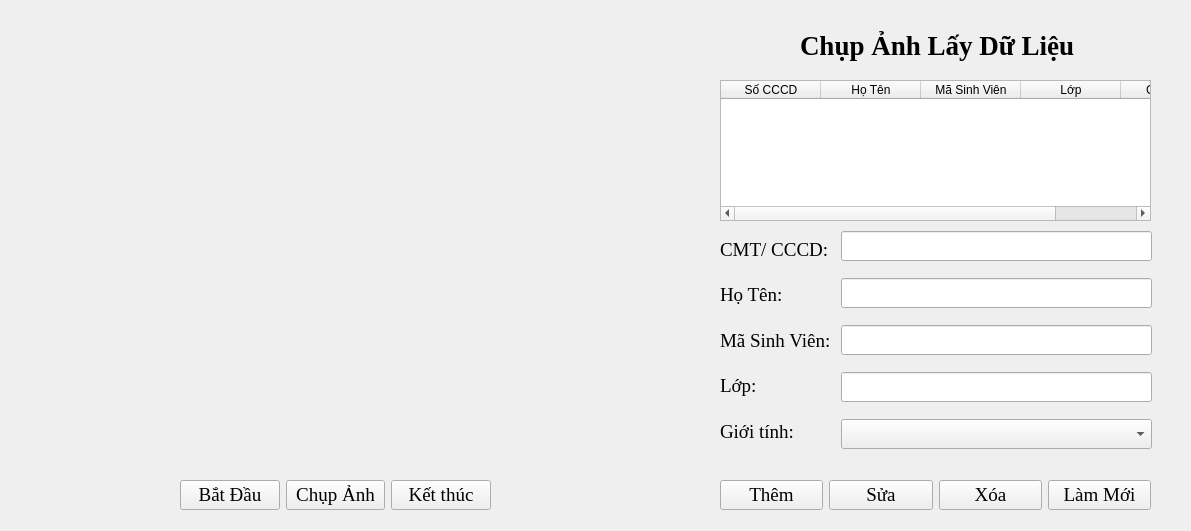
<?xml version="1.0" encoding="UTF-8"?>
<ui version="4.0">
 <class>frameGetImage</class>
 <widget class="QFrame" name="frameGetImage">
  <property name="geometry">
   <rect>
    <x>0</x>
    <y>0</y>
    <width>1191</width>
    <height>531</height>
   </rect>
  </property>
  <property name="windowTitle">
   <string>Frame</string>
  </property>
  <widget class="QWidget" name="verticalLayoutWidget">
   <property name="geometry">
    <rect>
     <x>720</x>
     <y>230</y>
     <width>121</width>
     <height>221</height>
    </rect>
   </property>
   <layout class="QVBoxLayout" name="verticalLayout">
    <item>
     <widget class="QLabel" name="label">
      <property name="font">
       <font>
        <family>Times New Roman</family>
        <pointsize>14</pointsize>
       </font>
      </property>
      <property name="text">
       <string>CMT/ CCCD:</string>
      </property>
     </widget>
    </item>
    <item>
     <widget class="QLabel" name="label_2">
      <property name="font">
       <font>
        <family>Times New Roman</family>
        <pointsize>14</pointsize>
       </font>
      </property>
      <property name="text">
       <string>Họ Tên:</string>
      </property>
     </widget>
    </item>
    <item>
     <widget class="QLabel" name="label_3">
      <property name="font">
       <font>
        <family>Times New Roman</family>
        <pointsize>14</pointsize>
       </font>
      </property>
      <property name="text">
       <string>Mã Sinh Viên:</string>
      </property>
     </widget>
    </item>
    <item>
     <widget class="QLabel" name="label_4">
      <property name="font">
       <font>
        <family>Times New Roman</family>
        <pointsize>14</pointsize>
       </font>
      </property>
      <property name="text">
       <string>Lớp:</string>
      </property>
     </widget>
    </item>
    <item>
     <widget class="QLabel" name="label_6">
      <property name="font">
       <font>
        <family>Times New Roman</family>
        <pointsize>14</pointsize>
       </font>
      </property>
      <property name="text">
       <string>Giới tính:</string>
      </property>
     </widget>
    </item>
   </layout>
  </widget>
  <widget class="QWidget" name="verticalLayoutWidget_2">
   <property name="geometry">
    <rect>
     <x>841</x>
     <y>220</y>
     <width>311</width>
     <height>241</height>
    </rect>
   </property>
   <layout class="QVBoxLayout" name="verticalLayout_2">
    <item>
     <widget class="QLineEdit" name="txtID">
      <property name="font">
       <font>
        <family>Times New Roman</family>
        <pointsize>14</pointsize>
       </font>
      </property>
     </widget>
    </item>
    <item>
     <widget class="QLineEdit" name="txtFullName">
      <property name="font">
       <font>
        <family>Times New Roman</family>
        <pointsize>14</pointsize>
       </font>
      </property>
     </widget>
    </item>
    <item>
     <widget class="QLineEdit" name="txtStudentID">
      <property name="font">
       <font>
        <family>Times New Roman</family>
        <pointsize>14</pointsize>
       </font>
      </property>
     </widget>
    </item>
    <item>
     <widget class="QLineEdit" name="txtClassR">
      <property name="font">
       <font>
        <family>Times New Roman</family>
        <pointsize>14</pointsize>
       </font>
      </property>
     </widget>
    </item>
    <item>
     <widget class="QComboBox" name="comboGender">
      <property name="font">
       <font>
        <family>Times New Roman</family>
        <pointsize>14</pointsize>
       </font>
      </property>
     </widget>
    </item>
   </layout>
  </widget>
  <widget class="QLabel" name="lbImg">
   <property name="geometry">
    <rect>
     <x>20</x>
     <y>30</y>
     <width>640</width>
     <height>431</height>
    </rect>
   </property>
   <property name="text">
    <string/>
   </property>
   <property name="pixmap">
    <pixmap>Logo/imgNone.png</pixmap>
   </property>
  </widget>
  <widget class="QWidget" name="horizontalLayoutWidget">
   <property name="geometry">
    <rect>
     <x>720</x>
     <y>470</y>
     <width>431</width>
     <height>51</height>
    </rect>
   </property>
   <layout class="QHBoxLayout" name="horizontalLayout">
    <item>
     <widget class="QPushButton" name="btAdd">
      <property name="font">
       <font>
        <family>Times New Roman</family>
        <pointsize>14</pointsize>
       </font>
      </property>
      <property name="text">
       <string>Thêm</string>
      </property>
     </widget>
    </item>
    <item>
     <widget class="QPushButton" name="btFix">
      <property name="font">
       <font>
        <family>Times New Roman</family>
        <pointsize>14</pointsize>
       </font>
      </property>
      <property name="text">
       <string>Sửa</string>
      </property>
     </widget>
    </item>
    <item>
     <widget class="QPushButton" name="btDel">
      <property name="font">
       <font>
        <family>Times New Roman</family>
        <pointsize>14</pointsize>
       </font>
      </property>
      <property name="text">
       <string>Xóa</string>
      </property>
     </widget>
    </item>
    <item>
     <widget class="QPushButton" name="btClear">
      <property name="font">
       <font>
        <family>Times New Roman</family>
        <pointsize>14</pointsize>
       </font>
      </property>
      <property name="text">
       <string>Làm Mới</string>
      </property>
     </widget>
    </item>
   </layout>
  </widget>
  <widget class="QWidget" name="horizontalLayoutWidget_2">
   <property name="geometry">
    <rect>
     <x>180</x>
     <y>470</y>
     <width>311</width>
     <height>51</height>
    </rect>
   </property>
   <layout class="QHBoxLayout" name="horizontalLayout_3">
    <item>
     <widget class="QPushButton" name="btStart">
      <property name="font">
       <font>
        <family>Times New Roman</family>
        <pointsize>14</pointsize>
       </font>
      </property>
      <property name="text">
       <string>Bắt Đầu</string>
      </property>
     </widget>
    </item>
    <item>
     <widget class="QPushButton" name="btCapture">
      <property name="font">
       <font>
        <family>Times New Roman</family>
        <pointsize>14</pointsize>
       </font>
      </property>
      <property name="text">
       <string>Chụp Ảnh</string>
      </property>
     </widget>
    </item>
    <item>
     <widget class="QPushButton" name="btEnd">
      <property name="font">
       <font>
        <family>Times New Roman</family>
        <pointsize>14</pointsize>
       </font>
      </property>
      <property name="text">
       <string>Kết thúc</string>
      </property>
     </widget>
    </item>
   </layout>
  </widget>
  <widget class="QLabel" name="label_7">
   <property name="geometry">
    <rect>
     <x>800</x>
     <y>30</y>
     <width>281</width>
     <height>31</height>
    </rect>
   </property>
   <property name="font">
    <font>
     <family>Times New Roman</family>
     <pointsize>20</pointsize>
     <weight>75</weight>
     <bold>true</bold>
    </font>
   </property>
   <property name="text">
    <string>Chụp Ảnh Lấy Dữ Liệu</string>
   </property>
  </widget>
  <widget class="QTableWidget" name="dataTab">
   <property name="geometry">
    <rect>
     <x>720</x>
     <y>80</y>
     <width>431</width>
     <height>141</height>
    </rect>
   </property>
   <column>
    <property name="text">
     <string>Số CCCD</string>
    </property>
    <property name="textAlignment">
     <set>AlignCenter</set>
    </property>
   </column>
   <column>
    <property name="text">
     <string>Họ Tên</string>
    </property>
   </column>
   <column>
    <property name="text">
     <string>Mã Sinh Viên</string>
    </property>
   </column>
   <column>
    <property name="text">
     <string>Lớp</string>
    </property>
   </column>
   <column>
    <property name="text">
     <string>Giới Tính</string>
    </property>
   </column>
  </widget>
 </widget>
 <resources/>
 <connections/>
</ui>
